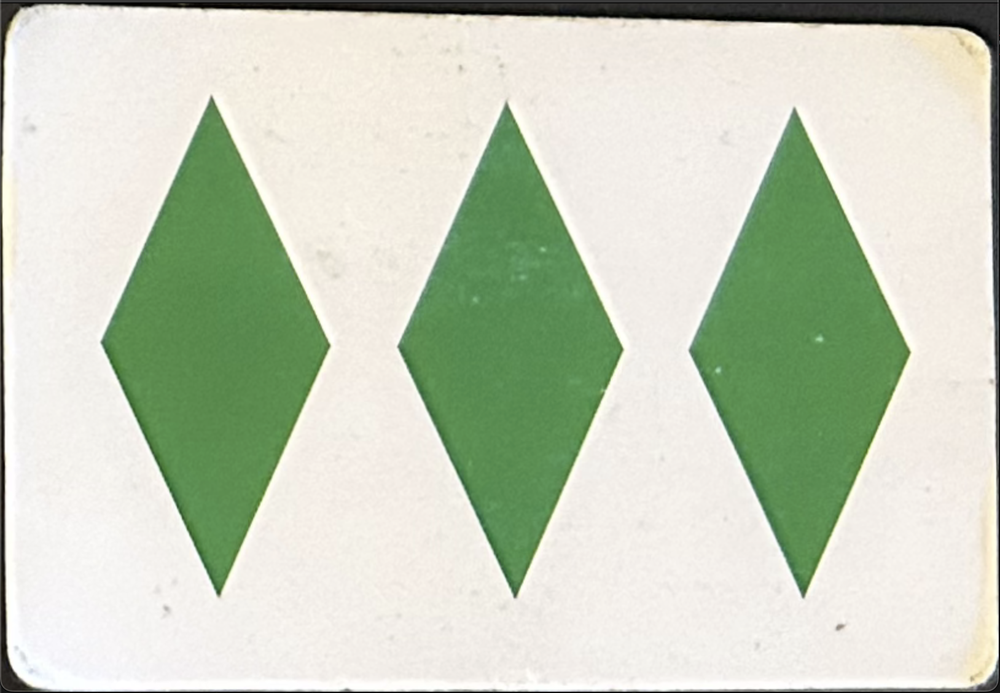
#> input picture misc/tweak.png, 1000 x 693 px, shrunk from 1628 x 1128 before the run; its folder holds only this picture in this run
$ python -i chatgpt.py   (imports and definitions only)
#> lines starting #> are read from the running program, lines starting #| are printed output that depends on the picture; after the words box and inside, x2 and y2 are one past the last pixel; in counts of white or black regions, pixels touching at a corner belong together
import cv2 as cv
import numpy as np
import os

def detect_card(image_path):
#> called with image_path = '../misc/tweak.png'
    img = cv.imread(image_path)
#> img is the input picture: shape (693, 1000, 3); mean B, G, R 188.3, 207.5, 198.9

    if img is None:
        print(f"Unable to open image at {image_path}")
        return

    hsv = cv.cvtColor(img, cv.COLOR_BGR2HSV)
#> hsv: shape (693, 1000, 3); mean H, S, V 30.8, 35.8, 210.8

    # Define the white color range for thresholding
    lower_white = np.array([0, 0, 200])
    upper_white = np.array([180, 25, 255])

    # Threshold the image to get only white colors
    mask = cv.inRange(hsv, lower_white, upper_white)
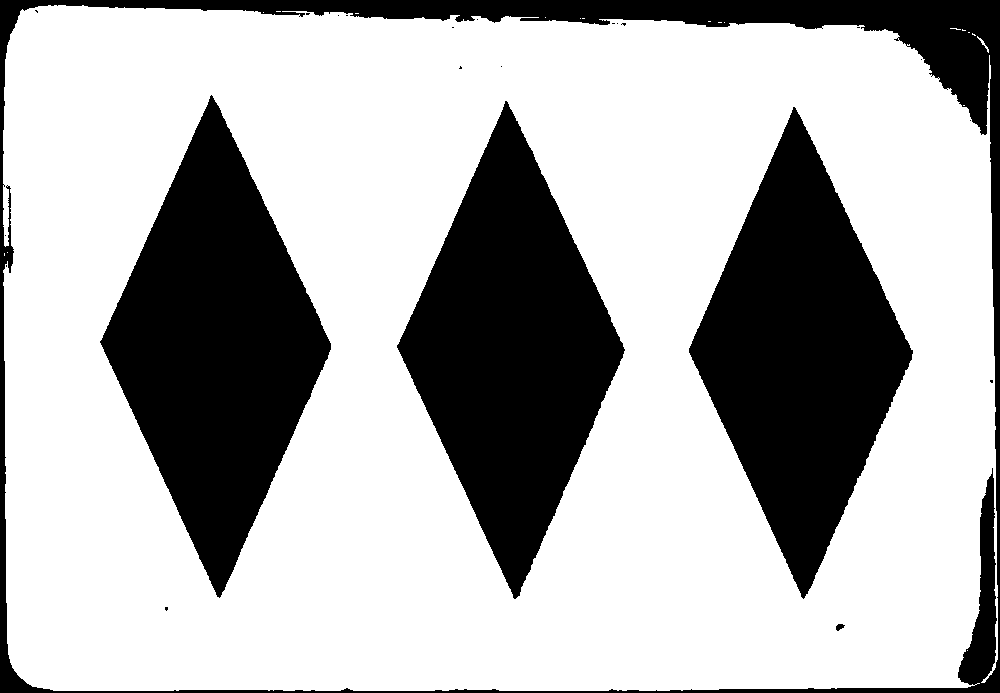
#> mask: shape (693, 1000); 69.6% white; 23 black regions (18 under 20 px), largest, box (x1, y1, x2, y2) and area: (100, 95, 331, 598) 58783, (397, 101, 625, 599) 57273, (689, 107, 913, 599) 55694, (0, 0, 1000, 693) 38691, (836, 624, 845, 631) 41

    # Convert to grayscale
    gray_img = cv.cvtColor(img, cv.COLOR_BGR2GRAY)
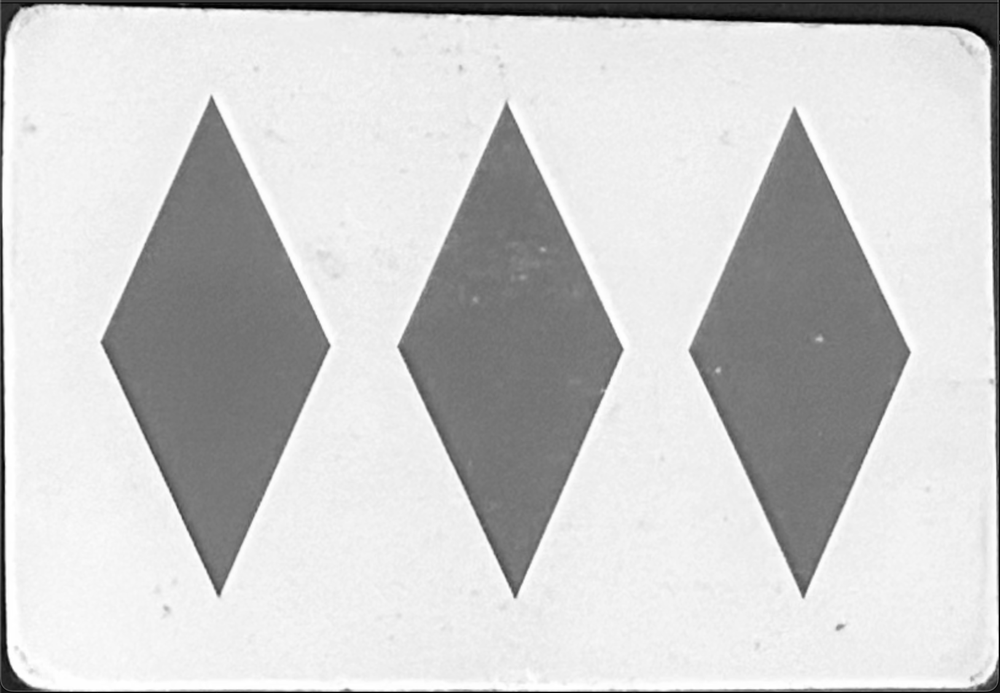
#> gray_img: shape (693, 1000); min 0, max 255, mean 202.8

    # Apply GaussianBlur to reduce noise
    blurred = cv.GaussianBlur(gray_img, (5, 5), 0)

    # Use Canny edge detector
    edges = cv.Canny(blurred, 100, 175)
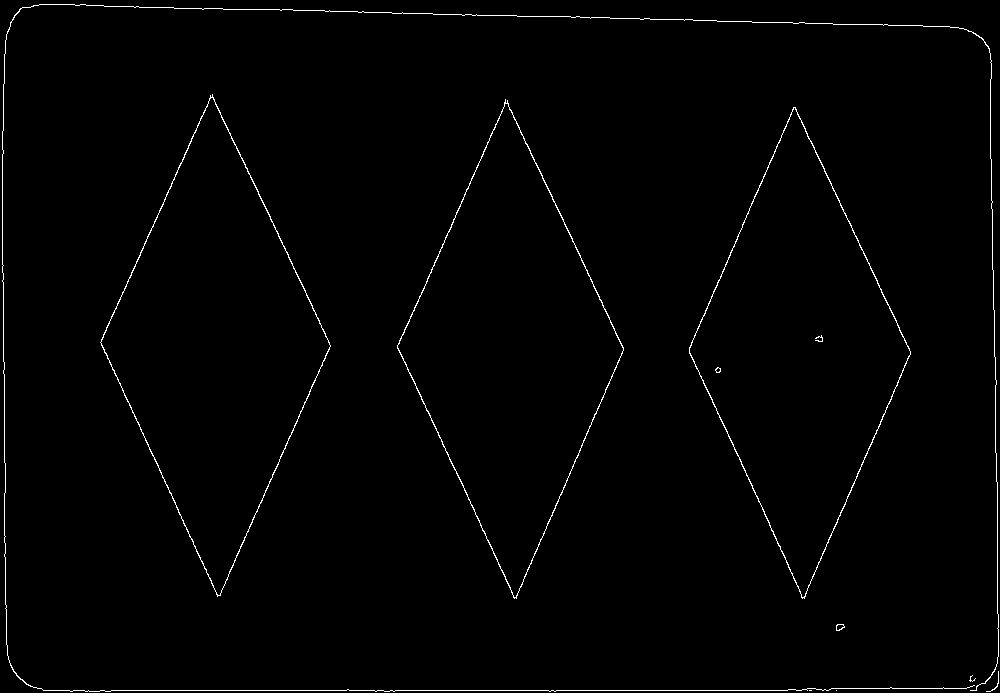
#> edges: shape (693, 1000); 1.1% white in thin lines or dots

    cv.imshow("edges", edges)


    # Combine mask and edges
    combined = cv.bitwise_or(mask, edges)
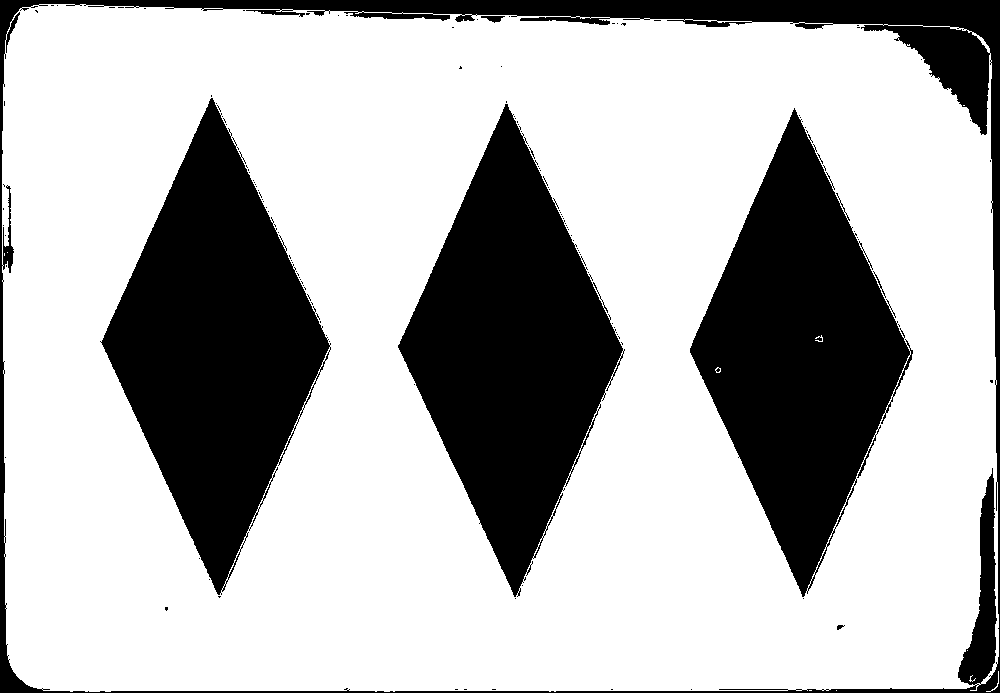
#> combined: shape (693, 1000); 70.5% white; 135 black regions (129 under 20 px), largest, box (x1, y1, x2, y2) and area: (100, 98, 331, 595) 57518, (398, 104, 625, 597) 56077, (690, 108, 913, 597) 54537, (0, 0, 1000, 693) 35649, (481, 16, 505, 23) 94, (837, 625, 845, 630) 24

    # Use morphological operations to close small gaps in the combined result
    kernel = np.ones((3, 3), np.uint8)
    morph = cv.morphologyEx(combined, cv.MORPH_CLOSE, kernel)
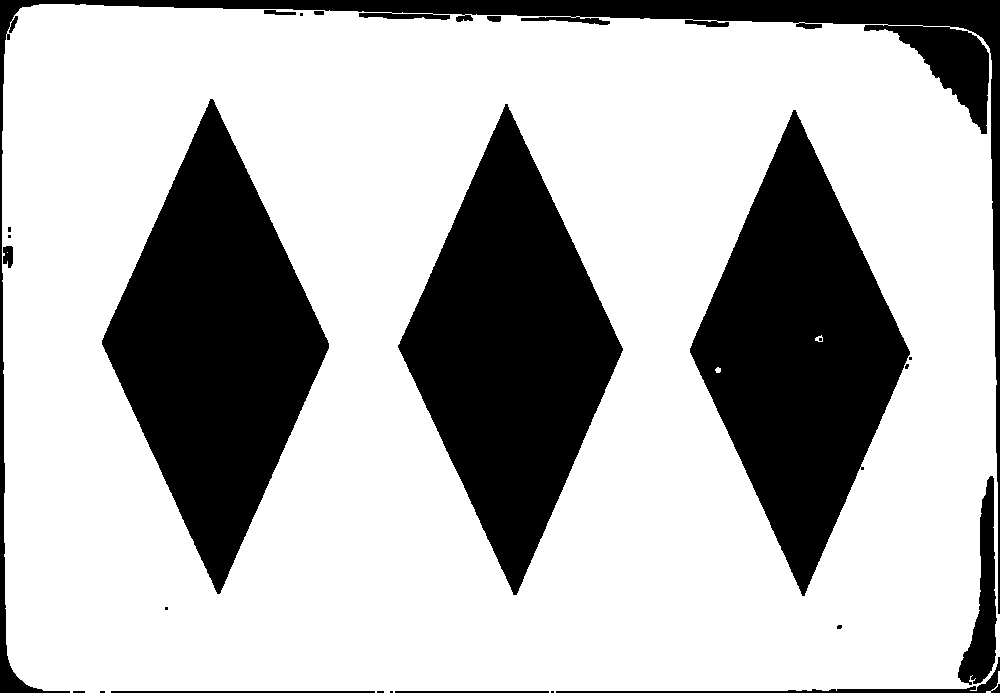
#> morph: shape (693, 1000); 70.9% white; 25 black regions (12 under 20 px)

    # Find contours
    contours, hierarchy = cv.findContours(
        morph,
        cv.RETR_EXTERNAL,
        cv.CHAIN_APPROX_SIMPLE
    )
#> contours = 2 contours; box (x1, y1, x2, y2) and area: (2, 4, 1000, 693) 666865, (986, 671, 1000, 693) 22

    card_contour = None
    img_height, img_width = img.shape[:2]
#> img_height = 693; img_width = 1000
    for contour in contours:
        area = cv.contourArea(contour)
        x, y, w, h = cv.boundingRect(contour)

        # Filter out the image border by checking the size and position of the contour
        if area > 1000 and w < img_width * 0.9 and h < img_height * 0.9:
            aspect_ratio = float(w) / h
            if 1.0 < aspect_ratio < 2.0:  # Example aspect ratio condition for a card
                card_contour = contour
                break
#> this loop made 2 passes
#> (area, x, y, w, h) on passes 1 to 2: (21.5, 986, 671, 14, 22), (666865, 2, 4, 998, 689)

    if card_contour is not None:
        img_contours = cv.drawContours(image=img.copy(),
                                       contours=[card_contour],
                                       contourIdx=-1,
                                       color=(255, 0, 0),
                                       thickness=3,
                                       lineType=cv.LINE_AA)

        cv.imshow("Detected Card", img_contours)
        cv.waitKey(0)
        cv.destroyAllWindows()
    else:
        print("No card detected")

input_folder = 'data/1111-samples'

# [5 lines not run here, left out]

>>> result = detect_card('../misc/tweak.png')
